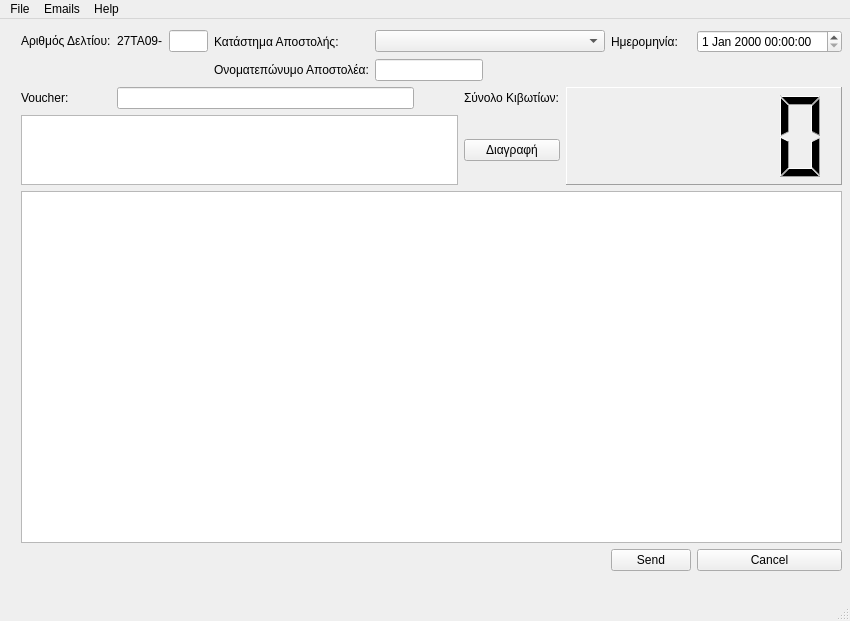
<?xml version="1.0" encoding="UTF-8"?>
<ui version="4.0">
 <class>MainWindow</class>
 <widget class="QMainWindow" name="MainWindow">
  <property name="geometry">
   <rect>
    <x>0</x>
    <y>0</y>
    <width>850</width>
    <height>621</height>
   </rect>
  </property>
  <property name="sizePolicy">
   <sizepolicy hsizetype="Expanding" vsizetype="Fixed">
    <horstretch>0</horstretch>
    <verstretch>0</verstretch>
   </sizepolicy>
  </property>
  <property name="windowTitle">
   <string>Συνέπειες</string>
  </property>
  <widget class="QWidget" name="centralwidget">
   <widget class="QWidget" name="layoutWidget">
    <property name="geometry">
     <rect>
      <x>21</x>
      <y>11</y>
      <width>821</width>
      <height>541</height>
     </rect>
    </property>
    <layout class="QGridLayout" name="gridLayout">
     <item row="1" column="3">
      <widget class="QLabel" name="label_senderName">
       <property name="sizePolicy">
        <sizepolicy hsizetype="Preferred" vsizetype="Preferred">
         <horstretch>0</horstretch>
         <verstretch>0</verstretch>
        </sizepolicy>
       </property>
       <property name="frameShape">
        <enum>QFrame::NoFrame</enum>
       </property>
       <property name="text">
        <string>Ονοματεπώνυμο Αποστολέα:</string>
       </property>
      </widget>
     </item>
     <item row="2" column="6">
      <widget class="QLabel" name="label_boxes">
       <property name="frameShape">
        <enum>QFrame::NoFrame</enum>
       </property>
       <property name="text">
        <string>Σύνολο Κιβωτίων:</string>
       </property>
       <property name="textFormat">
        <enum>Qt::PlainText</enum>
       </property>
      </widget>
     </item>
     <item row="0" column="2">
      <widget class="QLineEdit" name="lineEdit_consNum">
       <property name="sizePolicy">
        <sizepolicy hsizetype="Ignored" vsizetype="Fixed">
         <horstretch>0</horstretch>
         <verstretch>0</verstretch>
        </sizepolicy>
       </property>
      </widget>
     </item>
     <item row="0" column="1">
      <widget class="QLabel" name="label_consCode">
       <property name="sizePolicy">
        <sizepolicy hsizetype="Maximum" vsizetype="Fixed">
         <horstretch>0</horstretch>
         <verstretch>0</verstretch>
        </sizepolicy>
       </property>
       <property name="frameShape">
        <enum>QFrame::NoFrame</enum>
       </property>
       <property name="text">
        <string>27TA09-</string>
       </property>
      </widget>
     </item>
     <item row="4" column="0" colspan="10">
      <widget class="QTextEdit" name="textEdit_eMail">
       <property name="sizePolicy">
        <sizepolicy hsizetype="Expanding" vsizetype="MinimumExpanding">
         <horstretch>0</horstretch>
         <verstretch>9</verstretch>
        </sizepolicy>
       </property>
      </widget>
     </item>
     <item row="2" column="7" rowspan="2" colspan="3">
      <widget class="QLCDNumber" name="lcdNumber_boxes">
       <property name="frameShape">
        <enum>QFrame::Panel</enum>
       </property>
      </widget>
     </item>
     <item row="5" column="9">
      <widget class="QPushButton" name="pushButton_cancel">
       <property name="text">
        <string>Cancel</string>
       </property>
      </widget>
     </item>
     <item row="2" column="0">
      <widget class="QLabel" name="label_voucher">
       <property name="sizePolicy">
        <sizepolicy hsizetype="Minimum" vsizetype="Preferred">
         <horstretch>0</horstretch>
         <verstretch>0</verstretch>
        </sizepolicy>
       </property>
       <property name="frameShape">
        <enum>QFrame::NoFrame</enum>
       </property>
       <property name="text">
        <string>Voucher:</string>
       </property>
       <property name="textFormat">
        <enum>Qt::PlainText</enum>
       </property>
      </widget>
     </item>
     <item row="0" column="0">
      <widget class="QLabel" name="label_consNum">
       <property name="sizePolicy">
        <sizepolicy hsizetype="Minimum" vsizetype="Fixed">
         <horstretch>0</horstretch>
         <verstretch>0</verstretch>
        </sizepolicy>
       </property>
       <property name="frameShape">
        <enum>QFrame::NoFrame</enum>
       </property>
       <property name="text">
        <string>Αριθμός Δελτίου:</string>
       </property>
       <property name="textFormat">
        <enum>Qt::PlainText</enum>
       </property>
      </widget>
     </item>
     <item row="0" column="4" colspan="4">
      <widget class="QComboBox" name="comboBox_recievingStore">
       <property name="sizePolicy">
        <sizepolicy hsizetype="MinimumExpanding" vsizetype="Fixed">
         <horstretch>0</horstretch>
         <verstretch>0</verstretch>
        </sizepolicy>
       </property>
      </widget>
     </item>
     <item row="5" column="8">
      <widget class="QPushButton" name="pushButton_send">
       <property name="text">
        <string>Send</string>
       </property>
      </widget>
     </item>
     <item row="3" column="0" colspan="6">
      <widget class="QTableWidget" name="tableWidget_voucher">
       <property name="sizePolicy">
        <sizepolicy hsizetype="Expanding" vsizetype="Expanding">
         <horstretch>0</horstretch>
         <verstretch>1</verstretch>
        </sizepolicy>
       </property>
       <property name="focusPolicy">
        <enum>Qt::StrongFocus</enum>
       </property>
      </widget>
     </item>
     <item row="0" column="9">
      <widget class="QDateTimeEdit" name="dateTimeEdit_date"/>
     </item>
     <item row="3" column="6">
      <widget class="QPushButton" name="pushButton_delete">
       <property name="text">
        <string>Διαγραφή</string>
       </property>
      </widget>
     </item>
     <item row="1" column="4" colspan="3">
      <widget class="QLineEdit" name="lineEdit_senderName">
       <property name="sizePolicy">
        <sizepolicy hsizetype="Maximum" vsizetype="Fixed">
         <horstretch>0</horstretch>
         <verstretch>0</verstretch>
        </sizepolicy>
       </property>
      </widget>
     </item>
     <item row="0" column="8">
      <widget class="QLabel" name="label_date">
       <property name="frameShape">
        <enum>QFrame::NoFrame</enum>
       </property>
       <property name="text">
        <string>Ημερομηνία:</string>
       </property>
      </widget>
     </item>
     <item row="0" column="3">
      <widget class="QLabel" name="label_recievingStore">
       <property name="sizePolicy">
        <sizepolicy hsizetype="Maximum" vsizetype="Preferred">
         <horstretch>0</horstretch>
         <verstretch>0</verstretch>
        </sizepolicy>
       </property>
       <property name="frameShape">
        <enum>QFrame::NoFrame</enum>
       </property>
       <property name="text">
        <string>Κατάστημα Αποστολής:</string>
       </property>
      </widget>
     </item>
     <item row="2" column="1" colspan="4">
      <widget class="QLineEdit" name="lineEdit_voucher">
       <property name="sizePolicy">
        <sizepolicy hsizetype="Ignored" vsizetype="Fixed">
         <horstretch>0</horstretch>
         <verstretch>0</verstretch>
        </sizepolicy>
       </property>
       <property name="focusPolicy">
        <enum>Qt::StrongFocus</enum>
       </property>
      </widget>
     </item>
    </layout>
   </widget>
  </widget>
  <widget class="QMenuBar" name="menubar">
   <property name="geometry">
    <rect>
     <x>0</x>
     <y>0</y>
     <width>850</width>
     <height>21</height>
    </rect>
   </property>
   <widget class="QMenu" name="menuFile">
    <property name="title">
     <string>File</string>
    </property>
    <addaction name="actionExit"/>
   </widget>
   <widget class="QMenu" name="menuHelp">
    <property name="title">
     <string>Help</string>
    </property>
    <addaction name="actionInstructions"/>
   </widget>
   <widget class="QMenu" name="menuEmails">
    <property name="title">
     <string>Emails</string>
    </property>
    <addaction name="actionPreview"/>
    <addaction name="actionInsert"/>
    <addaction name="actionDelete"/>
   </widget>
   <addaction name="menuFile"/>
   <addaction name="menuEmails"/>
   <addaction name="menuHelp"/>
  </widget>
  <widget class="QStatusBar" name="statusbar"/>
  <action name="actionExit">
   <property name="text">
    <string>Exit</string>
   </property>
  </action>
  <action name="actionInstructions">
   <property name="text">
    <string>Instructions</string>
   </property>
  </action>
  <action name="actionPreview">
   <property name="text">
    <string>Preview</string>
   </property>
  </action>
  <action name="actionInsert">
   <property name="text">
    <string>Insert</string>
   </property>
  </action>
  <action name="actionDelete">
   <property name="text">
    <string>Delete</string>
   </property>
  </action>
 </widget>
 <resources/>
 <connections/>
</ui>
